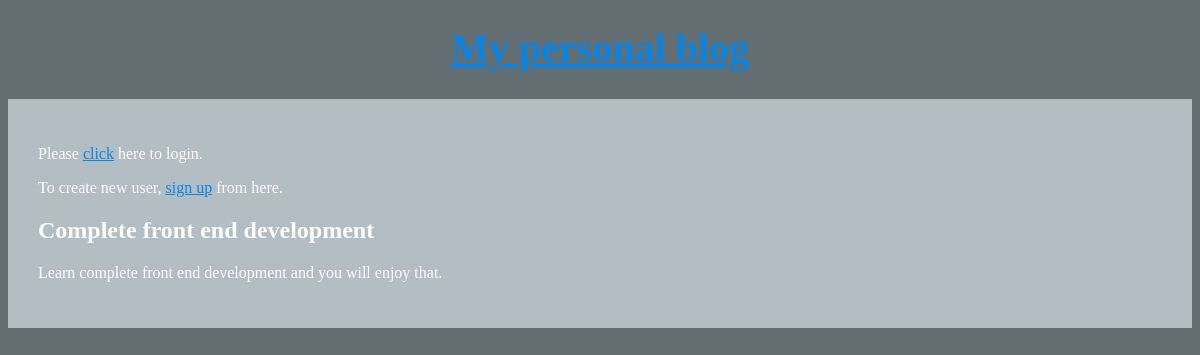
The app's page /article/1 with its own data.
### articles/models.py (models this page shows, shortened)
class Article(models.Model):
    author = models.ForeignKey(
        'auth.User',
        on_delete=models.CASCADE,
    )
    title = models.CharField(max_length=200)
    text = models.TextField()

### articles/views.py (the view)
# urls.py: path('article/<int:pk>', views.ArticleDetailView.as_view(), name='article_page' ),
class ArticleDetailView(DetailView):
    model = Article
    template_name = 'detail.html'
    context_object_name = 'batman'

### templates/detail.html
{% extends 'base.html' %}
{% block content %}
  <div class="details">
    <h2>{{batman.title}}</h2>
    <p>{{batman.text}}</p>
  </div>
{% endblock content %}

### static/css/basestyles.css (style rules this page uses)
body { background-color: #636e72; color: #FFF; }

### records on screen
Article: title "Complete front end development", text "Learn complete front end development and you will enjoy that."
